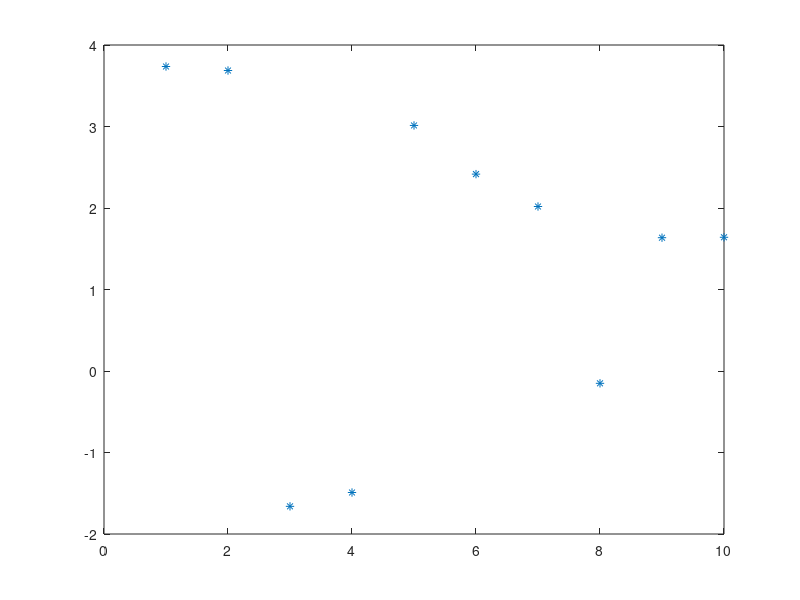

Source code (MATLAB): (Note: this script raises an error after producing the figure.)
clear
close all;

%%% Multi objective Kalman Filter for a simple example
%CHECK the interval a,b and the initial datum u

%% Initial data
a=-2;
b=4;      %domain

Nsample=10;  %number of the ensembles
K=10;    % number of the observations (sensors :))
NL=20;         %Lambda discretization parameter
d=1;          %dimension of "u"
Nmax_it=100;
lambda=linspace(0.0,1,NL);

%u = a + (b-a).*rand(d,d);
%u=1;
mu=zeros(K,1);
Gamma=eye(K);%0.05*eye(K);
noise = mvnrnd(mu, Gamma);

y1= zeros(K,1);%G1_scalar(u, K) + noise';    
y2= zeros(K,1);%G2_scalar(u, K) + noise';   % should be a K x 1 vector 


Gamma_inv=Gamma \ eye(K);
%plot (y1,'*'); hold on; plot (y2,'+')

%% EnKF procedure
rng(2);  %%%%%% BE CAREFULLLL!!!!!!!!!!!!!!!!
u0 = a + (b-a)*(rand(1,Nsample));    %u+noise';%a + (b-a).*(rand(Nsample,1));
%u0 = sort(u0);
plot(u0,'*');
figure
d = 1;
u_final=zeros(d, Nsample, NL);
us = zeros(d, NL);
N = zeros(1, NL);
xax = zeros(1, NL);
yax = zeros(1, NL);
g = zeros(K, NL);
g1 = zeros(K, NL);
g2 = zeros(K, NL);
df1 = zeros (K,NL);
df2 = zeros (K,NL);

% Initial data for moment equations

m0=sum(u0,2)/Nsample;               % Initial momentum
E0=sum(u0.*u0,2)/Nsample;             % initial energy
ml0=0;
El0=0;

um=u0;

for i=1:NL
 %  [us(i), unp1(:,i), uit(:,i)]=EnKF(lambda(i),y1,y2,Nsample,u0,Gamma,Gamma_inv,M);
   [us(:, i), u_final(:,:,i), N(i)]=EnKF(lambda(i),y1,y2,Nsample,um,Gamma,Gamma_inv,K,Nmax_it);

   g(:, i)=G_scalar(lambda(i),us(:,i), K);
   g1(:, i)=G1_scalar(us(:,i), K);
   g2(:, i)=G2_scalar(us(:,i), K);

   % Pareto stuff
   df1(:,i) = g1(:,i) - y1(:);%y(y1,y2,lambda(i)) - G1_scalar(us(:, i), K);
   xax(i) = df1(1,i);%0.5 * dy' * Gamma_inv * dy;
   
   df2(:,i) = g2(:,i) - y2(:);%y(y1,y2,lambda(i)) - G2_scalar(us(:, i), K);
   yax(i) = df2(1,i);%0.5 * dy' * Gamma_inv * dy; 
   
% preparation for the next step

t_interval = [0 10];
init_cond = [m0,0,E0,0]';

[t,mom] = ode45(@(t,Y) ode_system(t,Y,lambda(i),K,y1,y2), t_interval , init_cond);

%new initial data
u_eps=rand(1,Nsample);
%um=u0;
um=mom(size(mom(:,1),1),1)+u_eps;
end


%us(1)-u
%plot(uit(:)-us(1))
%% Plot
 plot(us,g1(1,:),'*-b'); hold on;
 plot(us,g2(1,:),'o-r');
 plot(us,g(1,:),'-.k');
 legend('g1','g2','g');
%  figure
% d=sqrt(xax.^2+yax.^2);
% [r, idx] = min(d);
% phi = linspace(0,2.1*pi, 100);
% xcirc = r*cos(phi);
% ycirc=r*sin(phi);
figure 
plot(t,mom(:,1),'b',t,mom(:,2),'r',t,mom(:,3),'k',t,mom(:,4),'g','LineWidth',2); legend('m','m_\lambda','E','E_lambda')

figure
title('Pareto')
for i=1:NL
    if (N(i)<Nmax_it)
        plot (xax(i),yax(i),'o-r','LineWidth',1);hold on;
    else
        plot (xax(i),yax(i),'o-k','LineWidth',1);hold on;
    end
end
title('Pareto')
xlabel('y_1-G_1')
ylabel('y_2-G_2')
hold on
exact_Pareto;
%plot(xcirc, ycirc, 'r')
%save('Pareto_point.mat','xax','yax')
save('Naive_point.mat','xax','yax')

figure
plot (lambda , xax);
xlabel('lambda')
%ylabel('y_1-G_1)')
hold on;

%figure
plot (lambda, yax);
xlabel('lambda')
%ylabel('norm(y_2-G_2)')
